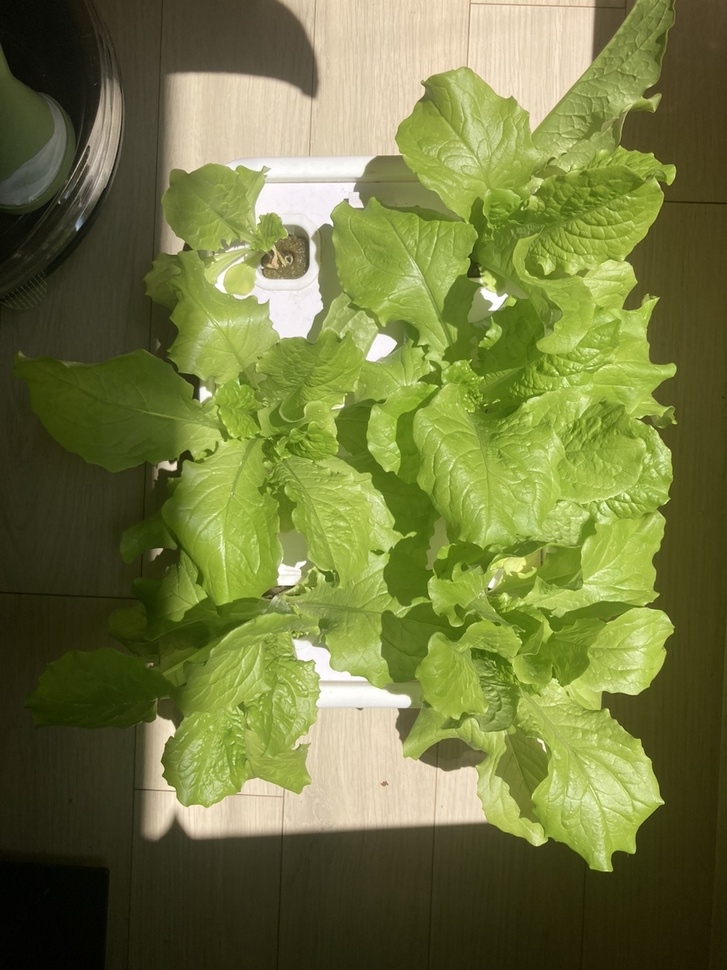
#> input picture lecttuce0514.jpg, 727 x 970 px, shrunk from 1000 x 1334 before the run
$ python Lecttuce_SizeMeasure.py
#> lines starting #> are read from the running program, lines starting #| are printed output that depends on the picture; after the words box and inside, x2 and y2 are one past the last pixel; in counts of white or black regions, pixels touching at a corner belong together
import cv2
import numpy as np
from matplotlib import pyplot as plt

# 이미지 읽기
image_path = 'lecttuce0514.jpg'  # 상추 이미지 경로
image = cv2.imread(image_path)
#> image is the input picture: shape (970, 727, 3); mean B, G, R 63.5, 120.1, 113.9
gray = cv2.cvtColor(image, cv2.COLOR_BGR2GRAY)
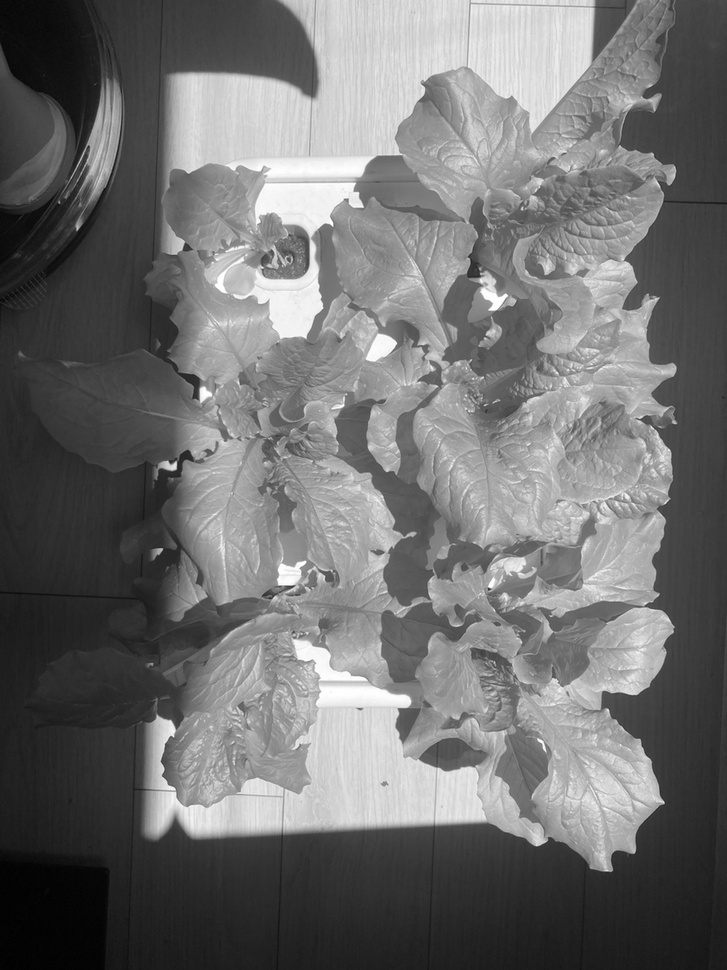
#> gray: shape (970, 727); min 0, max 255, mean 111.8

# 블러링 및 엣지 검출
blurred = cv2.GaussianBlur(gray, (5, 5), 0)
edges = cv2.Canny(blurred, 50, 150)
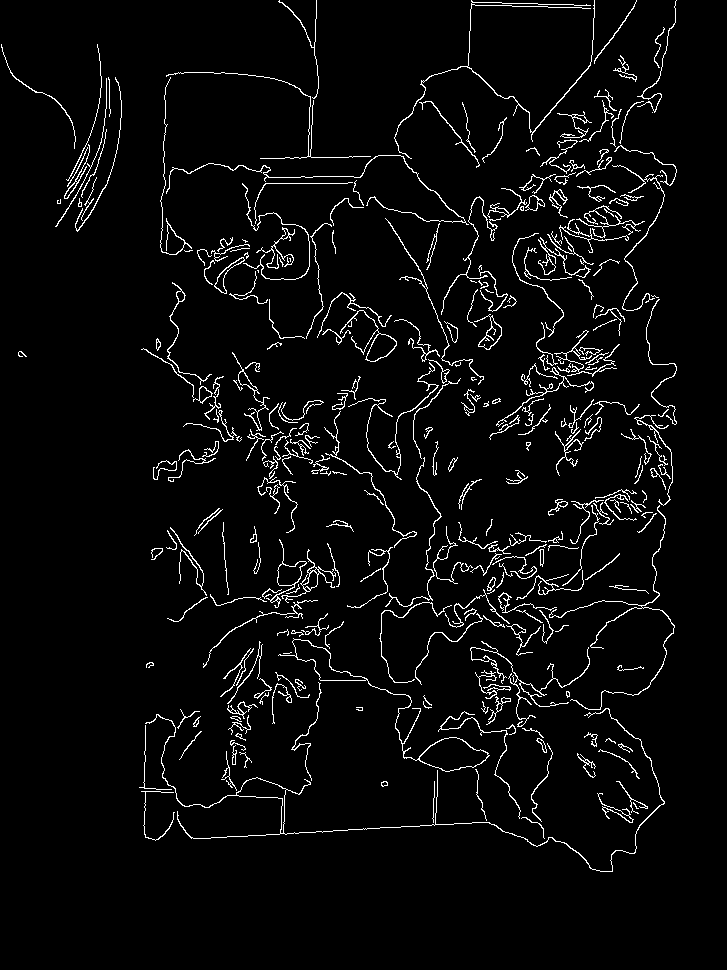
#> edges: shape (970, 727); 4.1% white in thin lines or dots, all inside (x1, y1, x2, y2) = (1, 0, 677, 872)

# 컨투어 찾기
contours, _ = cv2.findContours(edges, cv2.RETR_EXTERNAL, cv2.CHAIN_APPROX_SIMPLE)
#> contours = 301 contours, 179 with area under 20; largest, box (x1, y1, x2, y2) and area: (278, 638, 490, 772) 2623, (145, 708, 665, 872) 978, (340, 310, 397, 362) 565, (266, 539, 307, 608) 522, (474, 314, 502, 350) 352

# 가장 큰 컨투어 선택 (가장 큰 잎)
largest_contour = max(contours, key=cv2.contourArea)
#> largest_contour = contour of 368 points, box (x1, y1, x2, y2) (278, 638, 490, 772), area 2623

# 컨투어 면적 계산
leaf_area = cv2.contourArea(largest_contour)
#> leaf_area = 2623

# 결과 시각화
output_image = image.copy()
cv2.drawContours(output_image, [largest_contour], -1, (0, 255, 0), 2)
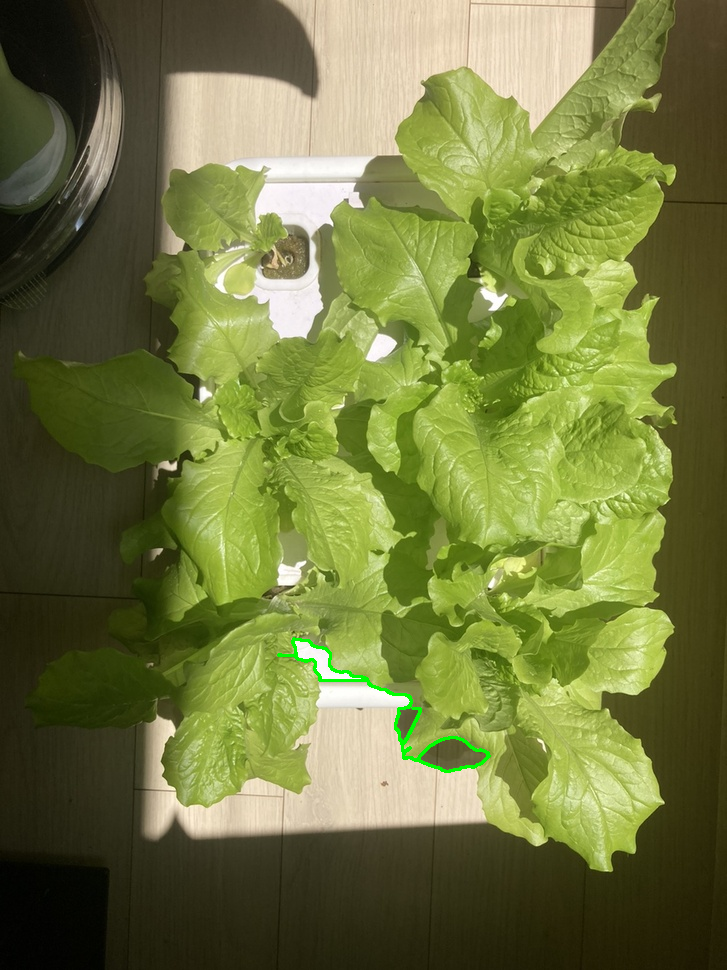
#> output_image: shape (970, 727, 3); 0.28% of pixels changed, all inside (x1, y1, x2, y2) = (277, 637, 491, 773)

plt.figure(figsize=(10, 10))
plt.subplot(1, 2, 1)
plt.title('Original Image')
plt.imshow(cv2.cvtColor(image, cv2.COLOR_BGR2RGB))
plt.subplot(1, 2, 2)
plt.title('Detected Leaf Contour')
plt.imshow(cv2.cvtColor(output_image, cv2.COLOR_BGR2RGB))
plt.show()
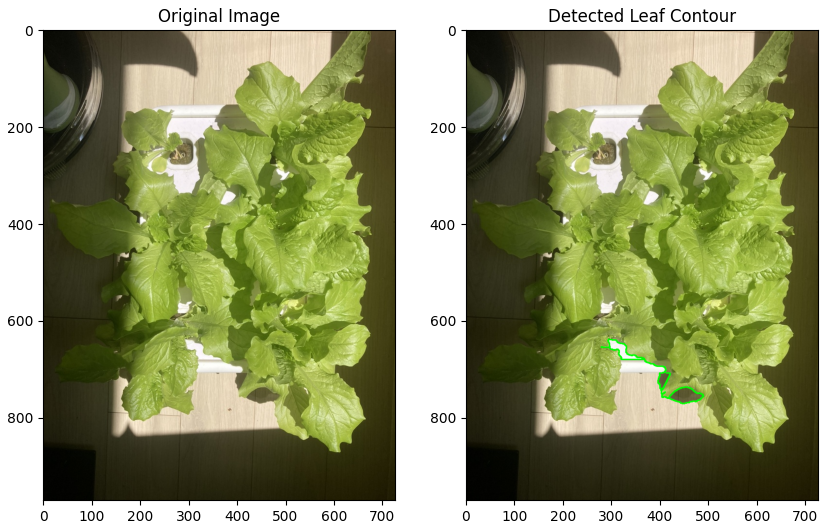
#> figure drawn by matplotlib, 2 panels

print(f'Estimated leaf area: {leaf_area} square pixels')
#| Estimated leaf area: 2623.0 square pixels
